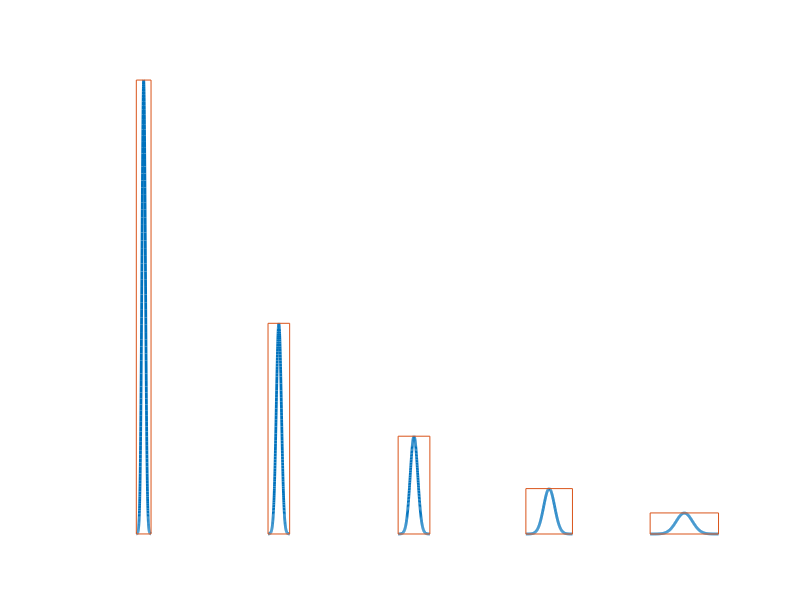

MATLAB code to generate this figure:
% plots scaled versions of fundamental solution to heat equation

x = -6:.04:6;
y = exp(-x.^2/4);
JJ = 1:5;

tt = 10.^((JJ-3)/3)
tmalpha = tt.^(-1);
tbeta = tt.^(1/2);

figure(1), clf
for j=JJ
  subplot(1,length(JJ),j)
  xs = tbeta(j) * x;       % x scaled
  ys = tmalpha(j) * y;     % y scaled
  % plot graph and tight box around it
  plot(xs,ys,'LineWidth',2.0)
  hold on
  mid = floor((length(x)+1)/2);
  plot([xs(1) xs(end) xs(end) xs(1) xs(1)],[ys(1) ys(1) ys(mid) ys(mid) ys(1)])
  hold off
  axis([-15 15 0 5])
  axis off
end

% to create .eps:
%print -deps ../heatscaling.eps

